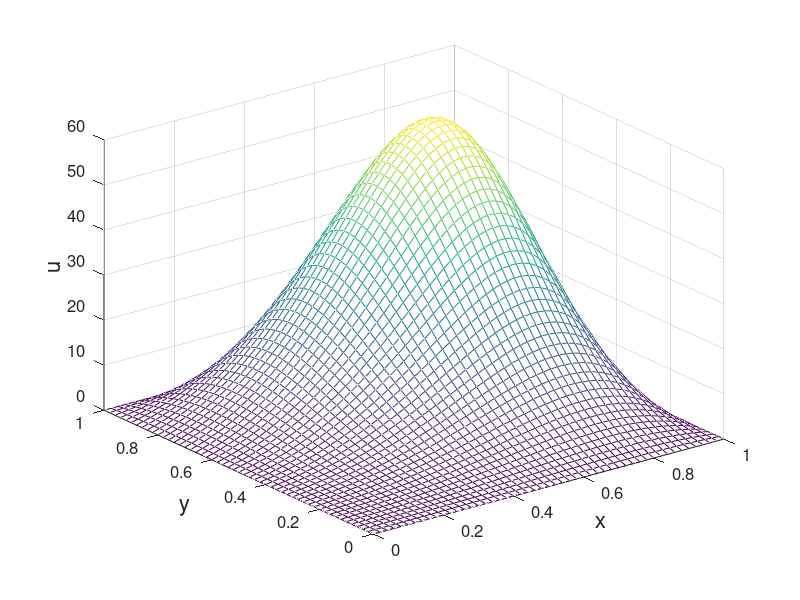

This figure's MATLAB source:
% fdm2d1.m
% finite difference method for 2D problem
% -{\Delta}u(x,y)=f(x,y), (x,y) in (0,1)x(0,1);
% f(x,y)=-2*pi^2*exp(pi*(x+y))*(sin(pi*x)*cos(pi*y)+cos(pi*x)*sin(pi*y))
% exact solution: u(x,y)=exp(pi*x+pi*y)*sin(pi*x)*sin(pi*y)
clear all; close all;
% generate coordinates on the grid
h=0.02;
x=(0:h:1)';
y=(0:h:1)';
N=length(x)-1;
M=length(y)-1;
[X,Y]=meshgrid(x,y);
X=X(2:M,2:N);
Y=Y(2:M,2:N);
% generate the matrix of RHS
f=-2*pi^2*exp(pi*X+pi*Y).*(sin(pi*X).*cos(pi*Y)+cos(pi*X).*sin(pi*Y));
% constructing the coefficient matrix
C=4/h^2*eye(N-1)-1/h^2*diag(ones(N-2,1),1)-1/h^2*diag(ones(N-2,1),-1);
D=-1/h^2*eye(N-1);
A=kron(eye(M-1),C)+kron(diag(ones(M-2,1),1)+diag(ones(M-2,1),-1),D);
% solving the linear system
f=f';
un=zeros(M+1,N+1);
un(2:M,2:N)=reshape(A\f(:),N-1,M-1)';
un(:,1)=0;
un(:,end)=0;
ue=zeros(M+1,N+1);
ue(2:M,2:N)=exp(pi*X+pi*Y).*sin(pi*X).*sin(pi*Y);
% compute maximum error
Error=max(max(abs(un-ue)))
mesh(x,y,un)
%title('Finite Difference Method','fontsize',14)
set(gca,'fontsize',12)
xlabel('x','fontsize',16)
ylabel('y','fontsize',16)
zlabel('u','fontsize',16)

% print -dpng -r600 fdm2d1.png
% print -depsc2 fdm2d1.eps
